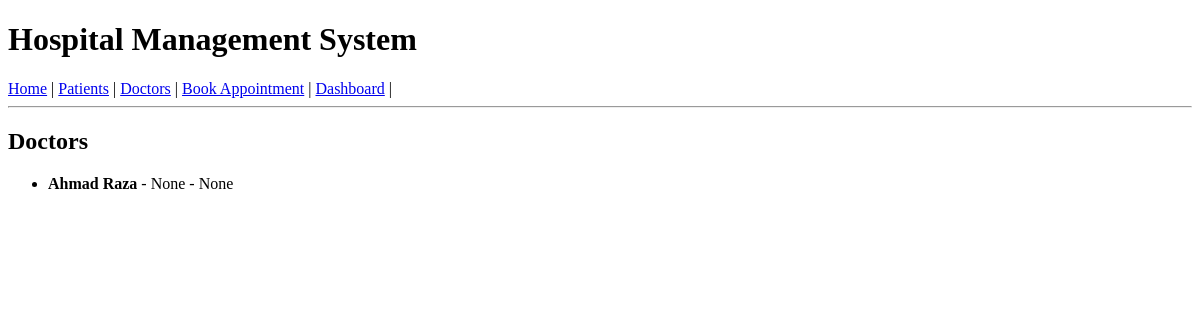
The app's page /doctors/, older data.
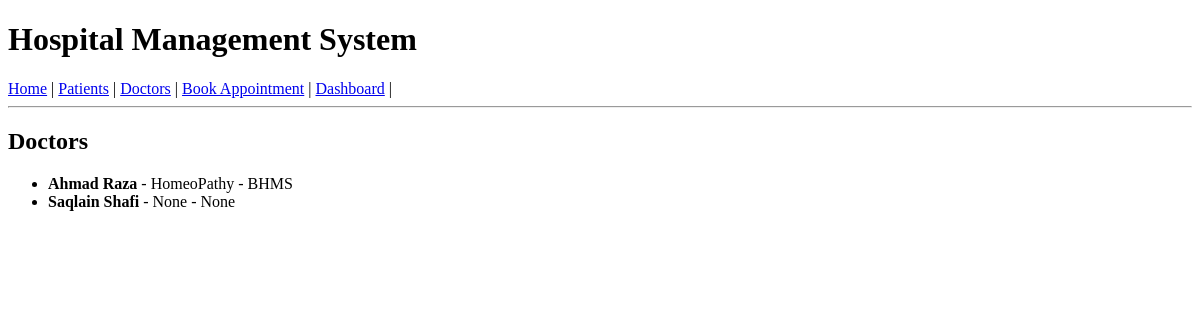
The same page, newer data.
### doctors/models.py (models this page shows, shortened)
class DoctorProfile(models.Model):
    user = models.OneToOneField(User, on_delete=models.CASCADE, related_name='doctor_profile')
    specialization = models.CharField(max_length=100, null=True, blank=True)
    qualification = models.CharField(max_length=100, null=True, blank=True)
    experience_years = models.IntegerField(default=0)
    phone = models.CharField(max_length=15, null=True, blank=True)
    available_from = models.TimeField(null=True, blank=True)
    available_to = models.TimeField(null=True, blank=True)

### accounts/models.py (models this page shows, shortened)
class User(AbstractUser):
    role_choices = [
        ('patient', 'Patient'),
        ('doctor', 'Doctor'),
        ('receptionist', 'Receptionist'),
        ('admin', 'Admin'),
    ]
    name = models.CharField(max_length=255)
    role = models.CharField(choices=role_choices, max_length=20, default='patient')

### doctors/views.py (the view)
# urls.py: path('doctors/',DoctorListView.as_view(),name='doctors'),
class DoctorListView(ListView):
    model = DoctorProfile
    template_name = 'doctors_list.html'
    context_object_name = 'doctors'

### templates/doctors_list.html (shortened to what this page needs)
{% extends 'base.html' %}
{% block content %}
<h2>Doctors</h2>
<ul>
  {% for doctor in doctors %}
    <li>
      <strong>{{ doctor.user.name }}</strong>
      - {{ doctor.specialization }}
      - {{ doctor.qualification }}
    </li>
  {% empty %}
    <li>No doctors found.</li>
  {% endfor %}
</ul>
{% endblock %}

Row changes from the older to the newer data that the page shows:
changed DoctorProfile "Ahmad Raza": specialization "None" → "HomeoPathy"; qualification "None" → "BHMS"
added DoctorProfile: user.name "Saqlain Shafi", specialization "None", qualification "None"
